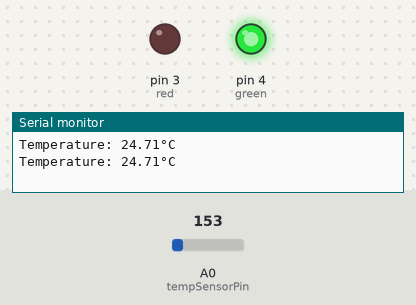
A sketch run on a simulated Arduino Uno, built with avr-gcc and run on an emulated ATmega328P. Parts: output pins drawn as LEDs (lit = HIGH), the last lines printed to the serial monitor. Inputs (shaded band) come from the test bench; at power-on: A0 (tempSensorPin) = 153.

Above: at 1.8 s.
1.9 s: A0 (tempSensorPin) set to 166
At 3.3 s:
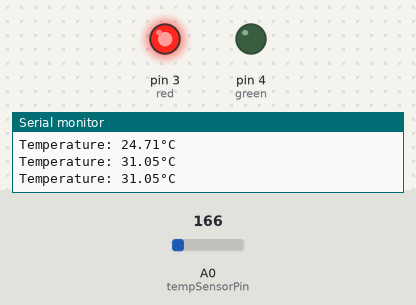
4.5 s: A0 (tempSensorPin) set to 133
At 6.8 s:
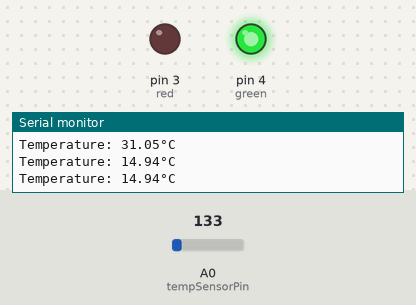
7.5 s: A0 (tempSensorPin) set to 165
At 10.4 s:
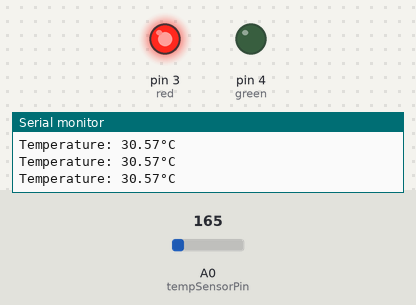
Timing chart, 0 to 11.9 s (numbered marks = the images above; inputs shaded):
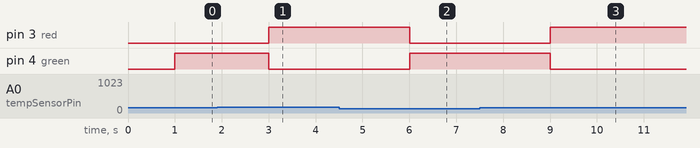

Measured:
- the behaviour switches between 153 and 154 on A0 (tempSensorPin) (found by bisection; images 0 and 1)
- after the input at 1.9 s, pin 3 (red): LOW → HIGH after 1.1 s; pin 4 (green): HIGH → LOW after 1.1 s
- after the input at 4.5 s, pin 3 (red): HIGH → LOW after 1.5 s; pin 4 (green): LOW → HIGH after 1.5 s
- after the input at 7.5 s, pin 3 (red): LOW → HIGH after 1.5 s; pin 4 (green): HIGH → LOW after 1.5 s

The sketch:

TMP36_LIGHT_INDICATOR.ino
```cpp
// tmp36
//Flat side out : 1 pin -> 5v, 2 pin -> AO, 3 -> GND

const int tempSensorPin = A0;
const float TO_HIGH = 25.00;
const int red = 3;
const int green = 4;


void setup() {
  pinMode(red, OUTPUT);
  pinMode(green, OUTPUT);
  Serial.begin(9600);
}

void loop() {
  int sensorValue = analogRead(tempSensorPin);
  float millivolts = (sensorValue / 1024.0) * 5000; // Convert the analog reading to millivolts
  float temperatureC = (millivolts - 500) / 10; // Convert millivolts to Celsius


  Serial.print("Temperature: ");
  Serial.print(temperatureC);
  Serial.println("°C");

  delay(1000);
  if(temperatureC >= TO_HIGH) {
    digitalWrite(red, HIGH);
    digitalWrite(green, LOW);
  }
  else {
    digitalWrite(red, LOW);
    digitalWrite(green, HIGH);
  }
}
```
